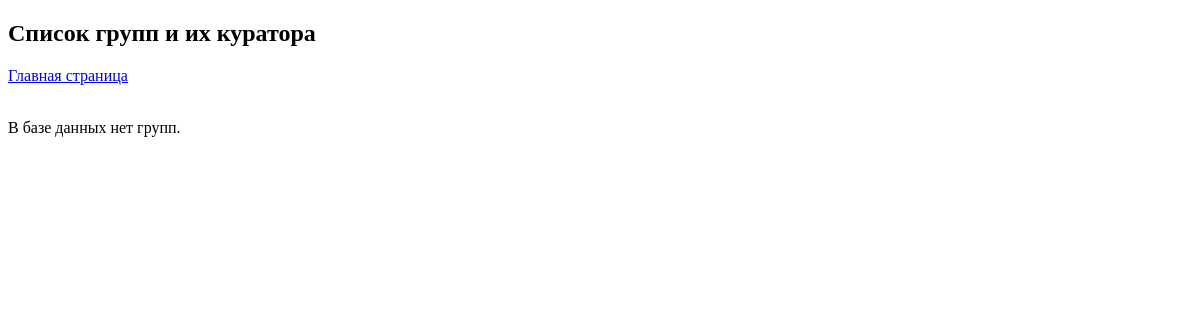
Before: /groups/ with the older database file.
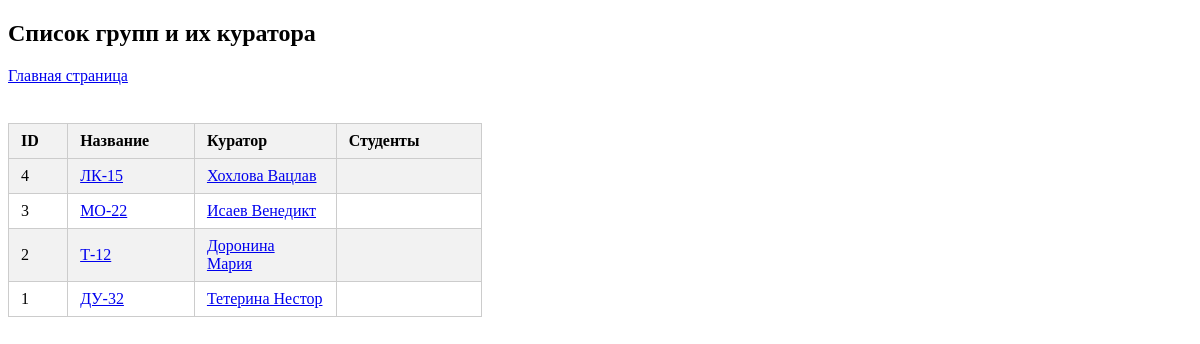
After: the same page with the newer database file.
### st_app/models.py (models this page shows, shortened)
class Group(models.Model):
    name = models.CharField(max_length=10, db_index=True)
    curator = models.ForeignKey(
        Teacher, on_delete=models.CASCADE, related_name="curated_groups"
    )

class Teacher(models.Model):
    first_name = models.CharField(max_length=20, blank=False)
    last_name = models.CharField(max_length=20, blank=False)
    birth_date = models.CharField(max_length=15, blank=False)
    subject = models.CharField(max_length=20, blank=False)
    def __str__(self):
        return f"{self.last_name} {self.first_name}"

### st_app/views.py (the view)
# urls.py: path("groups/", groups, name="groups"),
def groups(request):
    list_groups = Group.objects.all().order_by("-id")
    return render(request, "groups.html", context={"groups": list_groups})

### templates/groups.html (shortened to what this page needs)
<!DOCTYPE html>
<html lang="ru">
<head>
</head>
<body>
<h2>Список групп и их куратора</h2>
<a href="{% url 'home' %}">Главная страница</a>
<br>
<br>
{% if groups %}
<table>
    <tr>
        <th style="width: 5%;">ID</th>
        <th style="width: 10%;">Название</th>
        <th style="width: 15%;">Куратор</th>
        <th style="width: 15%;">Студенты</th>
    </tr>
    {% for group in groups %}
    <tr>
        <td>{{ group.id }}</td>
        <td><a href="{% url 'group_edit' group.id %}">{{ group.name }}</a></td>
        <td><a href="{% url 'teacher_edit' group.curator.id %}">{{ group.curator }}</a></td>
        <td>
        </td>
    </tr>
    {% endfor %}
</table>
{% else %}
<p>В базе данных нет групп.</p>
{% endif %}
</body>
</html>

### templates/groups.html (style rules this page uses)
table { width: 40%; border-collapse: collapse; margin-top: 20px; }
table, th, td { border: 1px solid #ccc; }
th, td { padding: 8px 12px; text-align: left; }
th { background-color: #f2f2f2; }
tr:nth-child(even) { background-color: #f2f2f2; }

Changed rows visible on the page:
added Group: id "4", name "ЛК-15", curator "Хохлова Вацлав"
added Group: id "3", name "МО-22", curator "Исаев Венедикт"
added Group: id "2", name "Т-12", curator "Доронина Мария"
added Group: id "1", name "ДУ-32", curator "Тетерина Нестор"
Other visible differences:
text no longer shown: "В базе данных нет групп."
text now shown: "ID Название Куратор Студенты"
